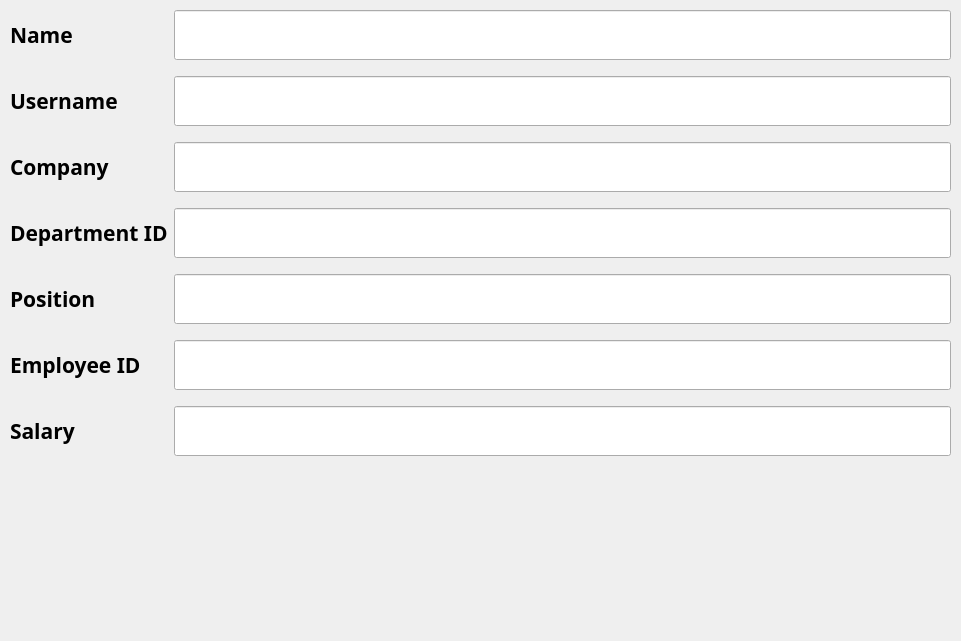
    <widget class="QWidget" name="formLayoutWidget">
     <property name="geometry">
      <rect>
       <x>380</x>
       <y>110</y>
       <width>961</width>
       <height>641</height>
      </rect>
     </property>
     <layout class="QFormLayout" name="formLayout_2">
      <property name="fieldGrowthPolicy">
       <enum>QFormLayout::AllNonFixedFieldsGrow</enum>
      </property>
      <property name="verticalSpacing">
       <number>16</number>
      </property>
      <property name="leftMargin">
       <number>10</number>
      </property>
      <property name="topMargin">
       <number>10</number>
      </property>
      <property name="rightMargin">
       <number>10</number>
      </property>
      <property name="bottomMargin">
       <number>10</number>
      </property>
      <item row="0" column="0">
       <widget class="QLabel" name="name_label_1">
        <property name="sizePolicy">
         <sizepolicy hsizetype="Expanding" vsizetype="Preferred">
          <horstretch>0</horstretch>
          <verstretch>0</verstretch>
         </sizepolicy>
        </property>
        <property name="minimumSize">
         <size>
          <width>100</width>
          <height>50</height>
         </size>
        </property>
        <property name="font">
         <font>
          <family>Ubuntu Condensed</family>
          <pointsize>16</pointsize>
          <weight>75</weight>
          <bold>true</bold>
         </font>
        </property>
        <property name="text">
         <string>Name</string>
        </property>
        <property name="alignment">
         <set>Qt::AlignLeading|Qt::AlignLeft|Qt::AlignVCenter</set>
        </property>
        <property name="wordWrap">
         <bool>false</bool>
        </property>
       </widget>
      </item>
      <item row="0" column="1">
       <widget class="QLineEdit" name="name_lineEdit">
        <property name="enabled">
         <bool>true</bool>
        </property>
        <property name="sizePolicy">
         <sizepolicy hsizetype="Expanding" vsizetype="Preferred">
          <horstretch>0</horstretch>
          <verstretch>0</verstretch>
         </sizepolicy>
        </property>
        <property name="minimumSize">
         <size>
          <width>0</width>
          <height>40</height>
         </size>
        </property>
        <property name="font">
         <font>
          <family>Ubuntu Condensed</family>
          <pointsize>15</pointsize>
         </font>
        </property>
        <property name="inputMask">
         <string/>
        </property>
        <property name="text">
         <string/>
        </property>
        <property name="frame">
         <bool>true</bool>
        </property>
        <property name="echoMode">
         <enum>QLineEdit::Normal</enum>
        </property>
       </widget>
      </item>
      <item row="1" column="0">
       <widget class="QLabel" name="username_label_2">
        <property name="sizePolicy">
         <sizepolicy hsizetype="Expanding" vsizetype="Preferred">
          <horstretch>0</horstretch>
          <verstretch>0</verstretch>
         </sizepolicy>
        </property>
        <property name="minimumSize">
         <size>
          <width>100</width>
          <height>50</height>
         </size>
        </property>
        <property name="font">
         <font>
          <family>Ubuntu Condensed</family>
          <pointsize>16</pointsize>
          <weight>75</weight>
          <bold>true</bold>
         </font>
        </property>
        <property name="text">
         <string>Username</string>
        </property>
        <property name="alignment">
         <set>Qt::AlignLeading|Qt::AlignLeft|Qt::AlignVCenter</set>
        </property>
        <property name="wordWrap">
         <bool>false</bool>
        </property>
       </widget>
      </item>
      <item row="1" column="1">
       <widget class="QLineEdit" name="username_lineEdit_2">
        <property name="enabled">
         <bool>true</bool>
        </property>
        <property name="sizePolicy">
         <sizepolicy hsizetype="Expanding" vsizetype="Preferred">
          <horstretch>0</horstretch>
          <verstretch>0</verstretch>
         </sizepolicy>
        </property>
        <property name="minimumSize">
         <size>
          <width>0</width>
          <height>40</height>
         </size>
        </property>
        <property name="font">
         <font>
          <family>Ubuntu Condensed</family>
          <pointsize>15</pointsize>
         </font>
        </property>
        <property name="inputMask">
         <string/>
        </property>
        <property name="text">
         <string/>
        </property>
        <property name="frame">
         <bool>true</bool>
        </property>
        <property name="echoMode">
         <enum>QLineEdit::Normal</enum>
        </property>
       </widget>
      </item>
      <item row="2" column="0">
       <widget class="QLabel" name="company_label_3">
        <property name="sizePolicy">
         <sizepolicy hsizetype="Expanding" vsizetype="Preferred">
          <horstretch>0</horstretch>
          <verstretch>0</verstretch>
         </sizepolicy>
        </property>
        <property name="minimumSize">
         <size>
          <width>100</width>
          <height>50</height>
         </size>
        </property>
        <property name="font">
         <font>
          <family>Ubuntu Condensed</family>
          <pointsize>16</pointsize>
          <weight>75</weight>
          <bold>true</bold>
         </font>
        </property>
        <property name="text">
         <string>Company</string>
        </property>
        <property name="alignment">
         <set>Qt::AlignLeading|Qt::AlignLeft|Qt::AlignVCenter</set>
        </property>
        <property name="wordWrap">
         <bool>false</bool>
        </property>
       </widget>
      </item>
      <item row="2" column="1">
       <widget class="QLineEdit" name="company_lineEdit_3">
        <property name="enabled">
         <bool>true</bool>
        </property>
        <property name="sizePolicy">
         <sizepolicy hsizetype="Expanding" vsizetype="Preferred">
          <horstretch>0</horstretch>
          <verstretch>0</verstretch>
         </sizepolicy>
        </property>
        <property name="minimumSize">
         <size>
          <width>0</width>
          <height>40</height>
         </size>
        </property>
        <property name="font">
         <font>
          <family>Ubuntu Condensed</family>
          <pointsize>15</pointsize>
         </font>
        </property>
        <property name="inputMask">
         <string/>
        </property>
        <property name="text">
         <string/>
        </property>
        <property name="frame">
         <bool>true</bool>
        </property>
        <property name="echoMode">
         <enum>QLineEdit::Normal</enum>
        </property>
       </widget>
      </item>
      <item row="3" column="0">
       <widget class="QLabel" name="department_label_4">
        <property name="sizePolicy">
         <sizepolicy hsizetype="Expanding" vsizetype="Preferred">
          <horstretch>0</horstretch>
          <verstretch>0</verstretch>
         </sizepolicy>
        </property>
        <property name="minimumSize">
         <size>
          <width>100</width>
          <height>50</height>
         </size>
        </property>
        <property name="font">
         <font>
          <family>Ubuntu Condensed</family>
          <pointsize>16</pointsize>
          <weight>75</weight>
          <bold>true</bold>
         </font>
        </property>
        <property name="text">
         <string>Department ID</string>
        </property>
        <property name="alignment">
         <set>Qt::AlignLeading|Qt::AlignLeft|Qt::AlignVCenter</set>
        </property>
        <property name="wordWrap">
         <bool>false</bool>
        </property>
       </widget>
      </item>
      <item row="3" column="1">
       <widget class="QLineEdit" name="department_lineEdit_4">
        <property name="enabled">
         <bool>true</bool>
        </property>
        <property name="sizePolicy">
         <sizepolicy hsizetype="Expanding" vsizetype="Preferred">
          <horstretch>0</horstretch>
          <verstretch>0</verstretch>
         </sizepolicy>
        </property>
        <property name="minimumSize">
         <size>
          <width>0</width>
          <height>40</height>
         </size>
        </property>
        <property name="font">
         <font>
          <family>Ubuntu Condensed</family>
          <pointsize>15</pointsize>
         </font>
        </property>
        <property name="inputMask">
         <string/>
        </property>
        <property name="text">
         <string/>
        </property>
        <property name="frame">
         <bool>true</bool>
        </property>
        <property name="echoMode">
         <enum>QLineEdit::Normal</enum>
        </property>
       </widget>
      </item>
      <item row="4" column="0">
       <widget class="QLabel" name="position_label_5">
        <property name="sizePolicy">
         <sizepolicy hsizetype="Expanding" vsizetype="Preferred">
          <horstretch>0</horstretch>
          <verstretch>0</verstretch>
         </sizepolicy>
        </property>
        <property name="minimumSize">
         <size>
          <width>100</width>
          <height>50</height>
         </size>
        </property>
        <property name="font">
         <font>
          <family>Ubuntu Condensed</family>
          <pointsize>16</pointsize>
          <weight>75</weight>
          <bold>true</bold>
         </font>
        </property>
        <property name="text">
         <string>Position</string>
        </property>
        <property name="alignment">
         <set>Qt::AlignLeading|Qt::AlignLeft|Qt::AlignVCenter</set>
        </property>
        <property name="wordWrap">
         <bool>false</bool>
        </property>
       </widget>
      </item>
      <item row="4" column="1">
       <widget class="QLineEdit" name="position_lineEdit_5">
        <property name="enabled">
         <bool>true</bool>
        </property>
        <property name="sizePolicy">
         <sizepolicy hsizetype="Expanding" vsizetype="Preferred">
          <horstretch>0</horstretch>
          <verstretch>0</verstretch>
         </sizepolicy>
        </property>
        <property name="minimumSize">
         <size>
          <width>0</width>
          <height>40</height>
         </size>
        </property>
        <property name="font">
         <font>
          <family>Ubuntu Condensed</family>
          <pointsize>15</pointsize>
         </font>
        </property>
        <property name="inputMask">
         <string/>
        </property>
        <property name="text">
         <string/>
        </property>
        <property name="frame">
         <bool>true</bool>
        </property>
        <property name="echoMode">
         <enum>QLineEdit::Normal</enum>
        </property>
       </widget>
      </item>
      <item row="6" column="0">
       <widget class="QLabel" name="employee_id_label_7">
        <property name="sizePolicy">
         <sizepolicy hsizetype="Expanding" vsizetype="Preferred">
          <horstretch>0</horstretch>
          <verstretch>0</verstretch>
         </sizepolicy>
        </property>
        <property name="minimumSize">
         <size>
          <width>100</width>
          <height>50</height>
         </size>
        </property>
        <property name="font">
         <font>
          <family>Ubuntu Condensed</family>
          <pointsize>16</pointsize>
          <weight>75</weight>
          <bold>true</bold>
         </font>
        </property>
        <property name="text">
         <string>Employee ID</string>
        </property>
        <property name="alignment">
         <set>Qt::AlignLeading|Qt::AlignLeft|Qt::AlignVCenter</set>
        </property>
        <property name="wordWrap">
         <bool>false</bool>
        </property>
       </widget>
      </item>
      <item row="7" column="1">
       <widget class="QLineEdit" name="salary_lineEdit_6">
        <property name="enabled">
         <bool>true</bool>
        </property>
        <property name="sizePolicy">
         <sizepolicy hsizetype="Expanding" vsizetype="Preferred">
          <horstretch>0</horstretch>
          <verstretch>0</verstretch>
         </sizepolicy>
        </property>
        <property name="minimumSize">
         <size>
          <width>0</width>
          <height>40</height>
         </size>
        </property>
        <property name="font">
         <font>
          <family>Ubuntu Condensed</family>
          <pointsize>15</pointsize>
         </font>
        </property>
        <property name="inputMask">
         <string/>
        </property>
        <property name="text">
         <string/>
        </property>
        <property name="frame">
         <bool>true</bool>
        </property>
        <property name="echoMode">
         <enum>QLineEdit::Normal</enum>
        </property>
       </widget>
      </item>
      <item row="7" column="0">
       <widget class="QLabel" name="salary_label_6">
        <property name="sizePolicy">
         <sizepolicy hsizetype="Expanding" vsizetype="Preferred">
          <horstretch>0</horstretch>
          <verstretch>0</verstretch>
         </sizepolicy>
        </property>
        <property name="minimumSize">
         <size>
          <width>100</width>
          <height>50</height>
         </size>
        </property>
        <property name="font">
         <font>
          <family>Ubuntu Condensed</family>
          <pointsize>16</pointsize>
          <weight>75</weight>
          <bold>true</bold>
         </font>
        </property>
        <property name="text">
         <string>Salary</string>
        </property>
        <property name="alignment">
         <set>Qt::AlignLeading|Qt::AlignLeft|Qt::AlignVCenter</set>
        </property>
        <property name="wordWrap">
         <bool>false</bool>
        </property>
       </widget>
      </item>
      <item row="6" column="1">
       <widget class="QLineEdit" name="employee_id_lineEdit_7">
        <property name="enabled">
         <bool>true</bool>
        </property>
        <property name="sizePolicy">
         <sizepolicy hsizetype="Expanding" vsizetype="Preferred">
          <horstretch>0</horstretch>
          <verstretch>0</verstretch>
         </sizepolicy>
        </property>
        <property name="minimumSize">
         <size>
          <width>0</width>
          <height>40</height>
         </size>
        </property>
        <property name="font">
         <font>
          <family>Ubuntu Condensed</family>
          <pointsize>15</pointsize>
         </font>
        </property>
        <property name="inputMask">
         <string/>
        </property>
        <property name="text">
         <string/>
        </property>
        <property name="frame">
         <bool>true</bool>
        </property>
        <property name="echoMode">
         <enum>QLineEdit::Normal</enum>
        </property>
       </widget>
      </item>
     </layout>
    </widget>
